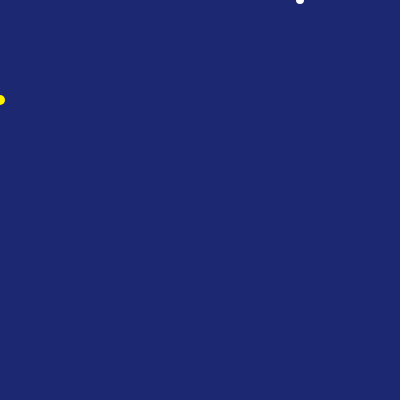
Frame 1 (no input)
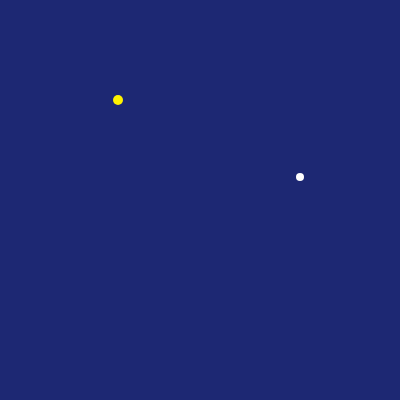
Frame 60 (no input)
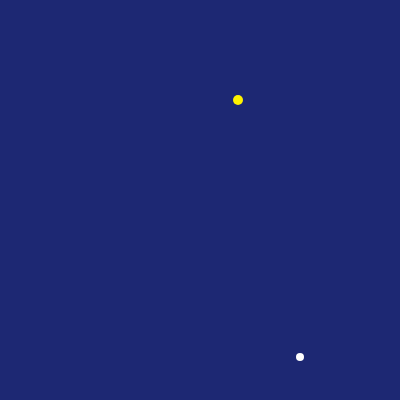
Frame 120 (the mouse pressed at the canvas centre since frame 60)

The p5.js sketch that drew these frames (run headless with seeded random() and noise() and a simulated clock; from frame 60 on, the mouse is pressed at the canvas centre):

// p5.js sketch
// ── sketch.js
let x1 = 0;
let y1 = 100;
let x2 = 300;
let y2 = 0;

function setup() {
  createCanvas(400, 400);
  noStroke();
}

function draw() {
  background(29, 40, 115);
  
  // círculo amarillo
  fill(255, 242, 0);
  ellipse(x1, y1, 10, 10);
  x1 = x1 + 2;
  
  // círculo blanco
  fill(255, 255, 255);
  ellipse(x2, y2, 8, 8);
  y2 = y2 + 3;
}
